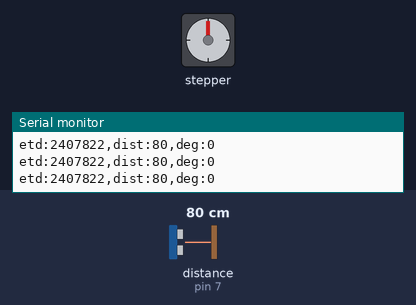
This sketch was run on a simulated Arduino Uno, built with avr-gcc and run on an emulated ATmega328P. Shown: 20×21 character LCD, stepper motor, the last lines printed to the serial monitor. Inputs (shaded band) come from the test bench; at power-on: distance to the obstacle (sensor on pin 7) 80 cm. Stepper angles assume 2048 steps per turn.

Above: at 3.2 s.
3.3 s: distance to the obstacle (sensor on pin 7) set to 32 cm
4.8 s: distance to the obstacle (sensor on pin 7) set to 27 cm
At 5.13 s:
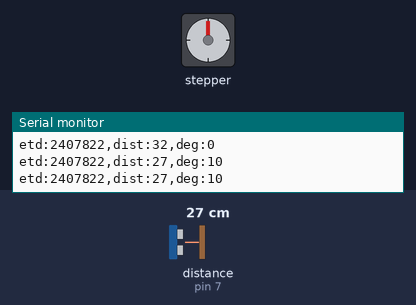
6.5 s: distance to the obstacle (sensor on pin 7) set to 2 cm
At 7.17 s:
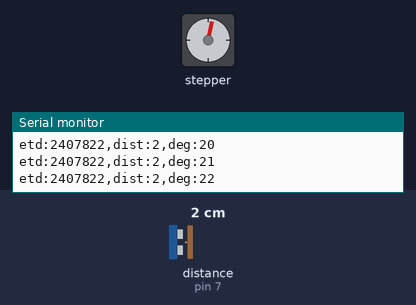
12.5 s: distance to the obstacle (sensor on pin 7) set to 35 cm
At 13.22 s:
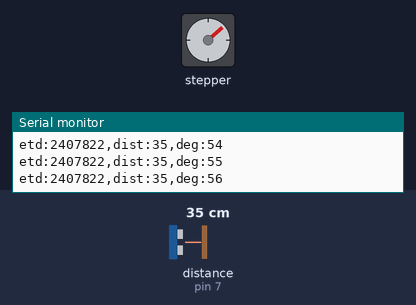
15.5 s: distance to the obstacle (sensor on pin 7) set to 4 cm
At 16.52 s:
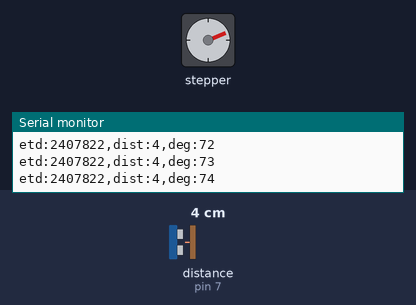
Timing chart, 0 to 26.8 s (numbered marks = the images above; inputs shaded):
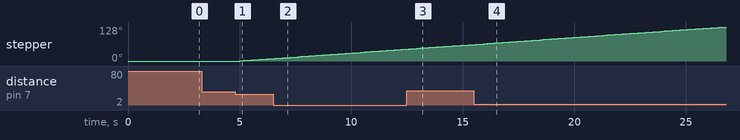

Measured:
- after the input at 4.8 s, stepper: keeps turning clockwise at about 6°/s, starting after 0.21 s

The sketch:

labo_04.ino
```cpp
#include <HCSR04.h>
#include <AccelStepper.h>
#include <LCD_I2C.h>
#include <string.h>


LCD_I2C lcd(0x27, 20, 21);
HCSR04 hc(6, 7);

#define MOTOR_INTERFACE_TYPE 4
#define IN_1 8
#define IN_2 9
#define IN_3 10
#define IN_4 11

enum EtatPorte { FERMEE,
                 OUVERTURE,
                 OUVERTE,
                 FERMETURE };
EtatPorte currentState = FERMEE;

const String NUM_ETUDIANT = "2407822";
const String cm = " cm";
const float tour = 2038.0;
const int MAX_DEGREE = 170;
const int MIN_DEGREE = 10;
const int POSITION_OUVERTE = (tour * MAX_DEGREE) / 360.0;
const int POSITION_FERMEE = (tour * MIN_DEGREE) / 360.0;
const int MAX_SPEED = 1000;
const int SET_SPEED = 255;
const int ACCELERATION = 200;
const int TEMPS_DISTANCE = 50;
const int MAX_CENTIMETRE = 60;
const int MIN_CENTIMETRE = 30;
const unsigned long TEMPS_OUVERTE = 3000;

int deg = 0;
int dist = 0;
int oldDistance = -1;
unsigned long tempsDistance = 0;
unsigned long tempsOuverte = 0;

AccelStepper myStepper(MOTOR_INTERFACE_TYPE, IN_1, IN_3, IN_2, IN_4);

void setup() {
  Serial.begin(115200);
  lcd.begin();
  lcd.backlight();

  myStepper.setMaxSpeed(MAX_SPEED);
  myStepper.setAcceleration(ACCELERATION);
  myStepper.setSpeed(SET_SPEED);
  myStepper.setCurrentPosition(0);

  afficherDemarrage();
  delay(2000);
  lcd.clear();
}

void loop() {
  unsigned long currentTime = millis();

  if (currentTime - tempsDistance > TEMPS_DISTANCE) {
    tempsDistance = currentTime;
    dist = hc.dist();
  }

  afficherLCD();
  gestionEtat(currentTime);
  affichageSerie(currentTime);

  myStepper.run();
}


void afficherLCD() {

  lcd.setCursor(0, 0);
  lcd.print("Dist  : ");
  lcd.print(String(dist) + "cm ");

  lcd.setCursor(0, 1);
  if (myStepper.distanceToGo() == 0) {
    if (abs(myStepper.currentPosition() - POSITION_FERMEE) < 5) {
      lcd.print("Ferme           ");
    } else if (abs(myStepper.currentPosition() - POSITION_OUVERTE) < 5) {
      lcd.print("Ouverte         ");
    }
  } else {
    deg = map(abs(myStepper.currentPosition()), 0, POSITION_OUVERTE, MIN_DEGREE, MAX_DEGREE);
    lcd.print("Angle : ");
    lcd.print(deg);
    lcd.print((char)223);
    lcd.print("      ");
  }
}

void affichageSerie(unsigned long now) {

  static unsigned long lastTime = 0;
  int rate = 100;

  if (now - lastTime < rate) return;

  lastTime = now;

  Serial.println("etd:" + NUM_ETUDIANT + ",dist:" + String(dist) + ",deg:" + String(deg));
}

void gestionEtat(unsigned long currentTime) {

  switch (currentState) {
    case FERMEE:
      if (dist < MIN_CENTIMETRE && dist > 0) {
        currentState = OUVERTURE;
        myStepper.enableOutputs();
        myStepper.moveTo(POSITION_OUVERTE);
      }
      break;

    case OUVERTURE:
      if (myStepper.distanceToGo() == 0) {
        currentState = OUVERTE;
        tempsOuverte = currentTime;
        myStepper.disableOutputs();
      }
      break;

    case OUVERTE:
      if (dist > MAX_CENTIMETRE) {
        currentState = FERMETURE;
        myStepper.enableOutputs();
        myStepper.moveTo(POSITION_FERMEE);
      }
      break;

    case FERMETURE:
      if (myStepper.distanceToGo() == 0) {
        currentState = FERMEE;
        myStepper.disableOutputs();
      }
      break;
  }
}


void afficherDemarrage() {
  lcd.setCursor(0, 0);
  lcd.print(NUM_ETUDIANT);
  lcd.setCursor(0, 1);
  lcd.print("LAB 4B");
}
```
